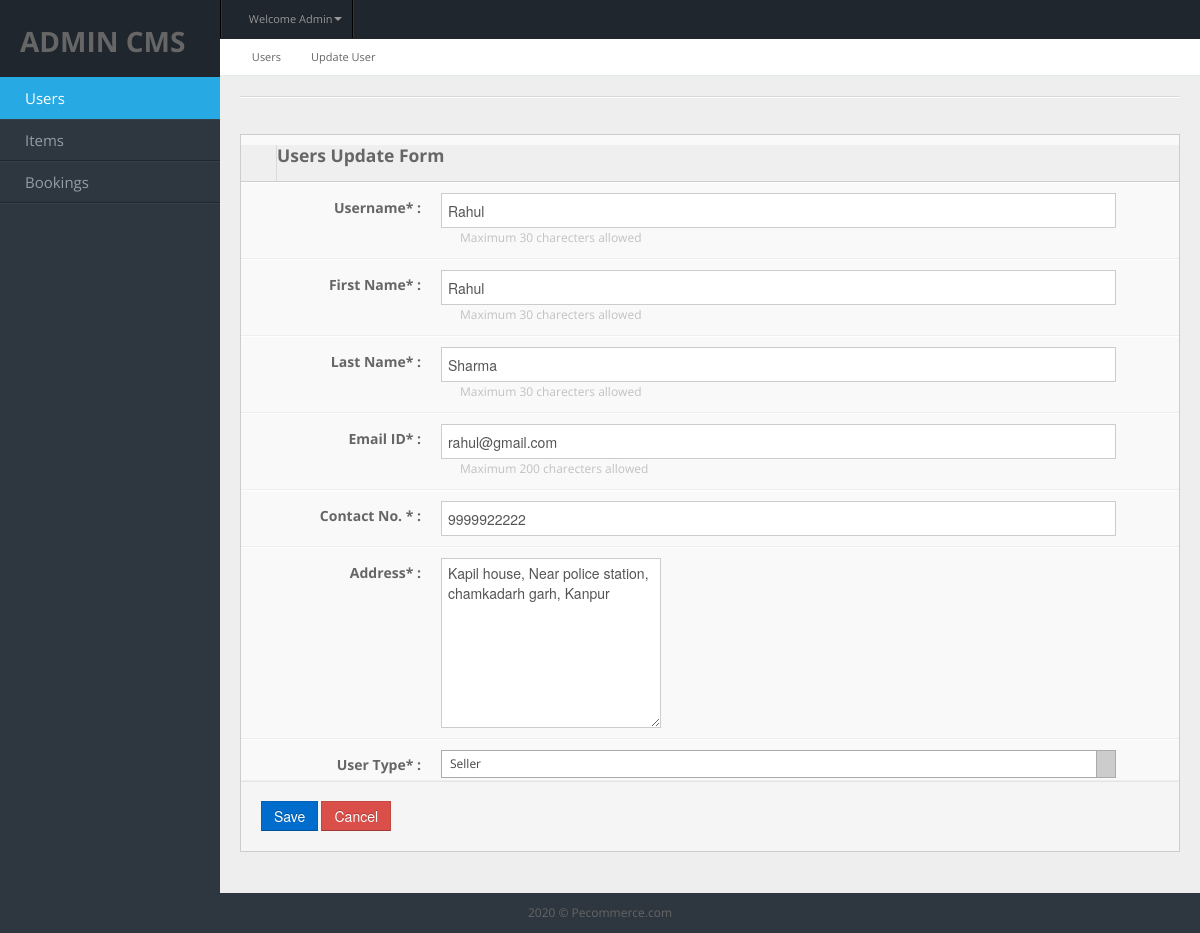
/cms/user_edit.php?id=32 (signed in), run on the app's committed database.
### tables this page shows
CREATE TABLE `tbl_users` (
  `user_id` int(6) NOT NULL,
  `username` varchar(30) NOT NULL,
  `first_name` char(20) NOT NULL,
  `last_name` char(30) NOT NULL,
  `email_id` char(50) DEFAULT NULL,
  `contact` bigint(11) DEFAULT NULL,
  `address` text,
  `pass` varchar(200) NOT NULL,
  `user_type` varchar(20) DEFAULT NULL,
  `created` datetime NOT NULL DEFAULT CURRENT_TIMESTAMP,
  `active` enum('1','0') NOT NULL DEFAULT '1'
);

### cms/user_edit.php (the view, shortened to what this page needs)
<?php include_once 'templates/header.php'; ?>
<?php include_once 'templates/sidebar.php'; ?>
<?php
$id= $_GET["id"];
$sql = "select * from tbl_users where user_id=".$id;
$result = mysqli_query($conn,$sql);
$row = mysqli_fetch_assoc($result);
?>
<div id="content">
    <div id="content-header">
        <div id="breadcrumb"> <a href="users.php" title="Go to Users" class="tip-bottom"><i class="icon-home"></i> Users</a><a href="user_edit.php">Update User</a></div>
    </div>
    <div class="container-fluid">
        <hr/>
        <div class="row-fluid">
            <div class="widget-box">
                <div class="widget-title"> <span class="icon"> <i class="icon-align-justify"></i> </span>
                    <h4>Users Update Form</h4>
                </div>
                <div class="widget-content nopadding">
                                        <form action="user_edit.php?id=<?php echo $id;?>" method="post" class="form-horizontal form-group-lg"  accept-charset="utf-8" enctype='multipart/form-data' name="electionform" id="electionform">
                        <div class="control-group">
                            <label class="control-label"><strong>Username* :</strong></label>
                            <div class="controls">
                                <input class="span11" style="height:35px" placeholder="Username" type="text" name="txtusername" id="txtusername" data-minlength="5"  maxlength="30" value="<?php
                                if(isset($_POST["txtusername"]) && !empty($_POST["txtusername"]))
                                    echo $_POST["txtusername"];
                                else {
                                    echo $row["username"];
                                }
                                ?>" required>
                                <span class="span10" style="color:#c1c1c1">Maximum 30 charecters allowed</span>
                            </div>
                        </div>
                        <div class="control-group">
                            <label class="control-label"><strong>First Name* :</strong></label>
                            <div class="controls">
                                <input class="span11" style="height:35px" placeholder="First Name" type="text" name="txtf_name" id="txtf_name" data-minlength="5"  maxlength="30" value="<?php
                                if(isset($_POST["txtusername"]) && !empty($_POST["txtusername"]))
                                    echo $_POST["txtf_name"];
                                else {
                                    echo $row["first_name"];
                                }
                                ?>" required>
                                <span class="span10" style="color:#c1c1c1">Maximum 30 charecters allowed</span>
                            </div>
                        </div>
                         <div class="control-group">
                            <label class="control-label"><strong>Last Name* :</strong></label>
                            <div class="controls">
                                <input class="span11" style="height:35px" placeholder="Last Name" type="text" name="txtl_name" id="txtl_name" data-minlength="5"  maxlength="30" value="<?php
                                if(isset($_POST["txtusername"]) && !empty($_POST["txtusername"]))
                                    echo $_POST["txtl_name"];
                                else {
                                    echo $row["last_name"];
                                }
                                ?>" required>
                                <span class="span10" style="color:#c1c1c1">Maximum 30 charecters allowed</span>
                            </div>
                        </div>
                        <div class="control-group">
                            <label class="control-label"><strong>Email ID* :</strong></label>
                            <div class="controls">
                                <input class="span11" style="height:35px" placeholder="Email ID" type="email" name="txtemail" id="txtemail" data-minlength="10"  maxlength="200" value="<?php
                                if(isset($_POST["txtusername"]) && !empty($_POST["txtusername"]))
                                    echo $_POST["txtemail"];
                                else {
                                    echo $row["email_id"];
                                }
                                ?>" required>
                                <span class="span10" style="color:#c1c1c1">Maximum 200 charecters allowed</span>
                            </div>
                        </div>
                        <div class="control-group">
                            <label class="control-label"><strong>Contact No. * :</strong></label>
                            <div class="controls">
                                <input class="span11" style="height:35px" placeholder="Contact No." type="number" name="txtcontact" id="txtcontact" data-minlength="10"  maxlength="10" value="<?php
                                if(isset($_POST["txtusername"]) && !empty($_POST["txtusername"]))
                                    echo $_POST["txtcontact"];
                                else {
                                    echo $row["contact"];
                                }
                                ?>" required>
                            </div>
                        </div>
                        <div class="control-group">
                            <label class="control-label"><strong>Address* :</strong></label>
                            <div class="controls">
                                <textarea name="txtaddress" rows="8" cols="60"><?php
                                if(isset($_POST["txtusername"]) && !empty($_POST["txtusername"]))
                                    echo $_POST["txtaddress"];
                                else {
                                    echo $row["address"];
                                }
                                ?></textarea>
                            </div>
                        </div>
                        <?php if($_SESSION["user_type"]=="Admin")
                        {
                            $b="";
                            $s="";
                            $a="";
                            if( $row["user_type"]=="Seller")
                                $s="selected";
                        echo '<div class="control-group">
                            <label class="control-label"><strong>User Type* :</strong></label>
                            <div class="controls" >
                                <select class="span11" style="height:35px" id="txtType" name="txtType"  required>
                                    <option value="Buyer" style="font-weight: bold" '.$b.' >Buyer</option>
                                    <option value="Seller" style="font-weight: bold" '.$s.'>Seller</option>
                                    <option value="Admin" style="font-weight: bold" '.$a.'>Admin</option>
                                </select>
                            </div>
                            <div  class="alert alert-danger alert-dismissable field_short_headline span11" style="display:none; font-style:bold"><button type="button" class="close" data-dismiss="alert" aria-hidden="true">&times;</button> </div>
                        </div> ';
                        }
            ?>
                        <div class="form-actions">
                            <button type="submit" class="btn btn-primary" name="save" value="1">Save</button>
                            <a href="#"><input type="button" class="btn btn-danger" value="Cancel" onclick="document.location.href = 'users.php'"></a>
                        </div>
                    </form>
                </div>
            </div>
        </div>
    </div>
</div>
 <?php include_once 'templates/footer.php';
 ?>

### cms/assets/matrix-style.css (style rules this page uses)
* { outline:none !important; -moz-outline: none !important; }
html, body { height:100% }
body { overflow-x: hidden; margin-top: -10px; font-family: 'Open Sans', sans-serif; font-size:12px; color:#666; }
a { color:#666; }
select, textarea, input[type="text"], input[type="password"], input[type="datetime"], input[type="datetime-local"], input[type="date"], input[type="month"], input[type="time"], input[type="week"], input[type="number"], input[type="email"], input[type="url"], input[type="search"], input[type="tel"], input[type="color"], .uneditable-input, .label, .dropdown-menu, .btn, .well, .progress, .table-bordered, .btn-group > .btn:first-child, .btn-group > .btn:last-child, .btn-group > .btn:last-child, .btn-group > .dropdown-toggle, .alert { border-radius:0px; }
.btn, textarea, input[type="text"], input[type="password"], input[type="datetime"], input[type="datetime-local"], input[type="date"], input[type="month"], input[type="time"], input[type="week"], input[type="number"], input[type="email"], input[type="url"], input[type="search"], input[type="tel"], input[type="color"], .uneditable-input { box-shadow:none; }
.progress, .progress-success .bar, .progress .bar-success, .progress-warning .bar, .progress .bar-warning, .progress-danger .bar, .progress .bar-danger, .progress-info .bar, .progress .bar-info, .btn, .btn-primary { background-image:none; }
.form-horizontal .form-actions { padding-left:20px; }
hr { border-top-color:#dadada; }
#content { background: none repeat scroll 0 0 #eeeeee; margin-left: 220px; margin-right: 0; padding-bottom: 25px; position: relative; min-height:100%; width: auto; }
#content-header { position: abslute; width: 100%; margin-top: -38px; z-index: 20; }
#breadcrumb { background-color: #fff; border-bottom: 1px solid #e3ebed; }
#breadcrumb a { padding: 8px 20px 8px 10px; display: inline-block; background-image: url('../img/breadcrumb.png'); background-position: center right; background-repeat: no-repeat; font-size: 11px; color: #666666; }
#breadcrumb a:last-child { background-image:none; }
#breadcrumb a i { margin-right: 5px; opacity: .6; }
.stat-boxes .peity_bar_good, .stat-boxes .peity_line_good, { color: #459D1C; }
.widget-box { background: none repeat scroll 0 0 #F9F9F9; border-left: 1px solid #CDCDCD; border-top: 1px solid #CDCDCD; border-right: 1px solid #CDCDCD; clear: both; margin-top: 16px; margin-bottom: 16px; position: relative; }
.widget-title, .modal-header, .table th, div.dataTables_wrapper .ui-widget-header { background:#efefef; border-bottom: 1px solid #CDCDCD; height: 36px; }
.widget-title span.icon { padding: 9px 10px 7px 11px; float: left; border-right:1px solid #dadada; }
.widget-content { padding:15px; border-bottom: 1px solid #cdcdcd; }
.nopadding { padding: 0 !important; }
form { margin-bottom: 0; }
.form-horizontal .control-group { border-top: 1px solid #ffffff; border-bottom: 1px solid #eeeeee; margin-bottom: 0; }
.form-horizontal .control-label { padding-top: 15px; width: 180px; }
.form-horizontal .controls { margin-left: 200px; padding: 10px 0; }
.form-horizontal .form-actions { margin-top: 0; margin-bottom: 0; }

### cms/assets/matrix-media.css (style rules this page uses)
body { background:#2E363F; }

### data on the page
tbl_users: txtusername "Rahul", txtf_name "Rahul", txtl_name "Sharma", txtemail "rahul@gmail.com", txtcontact "9999922222", txtaddress "Kapil house, Near police station, chamkadarh garh, Kanpur"

### other printed values
$_SESSION["user_name"] "Admin"
